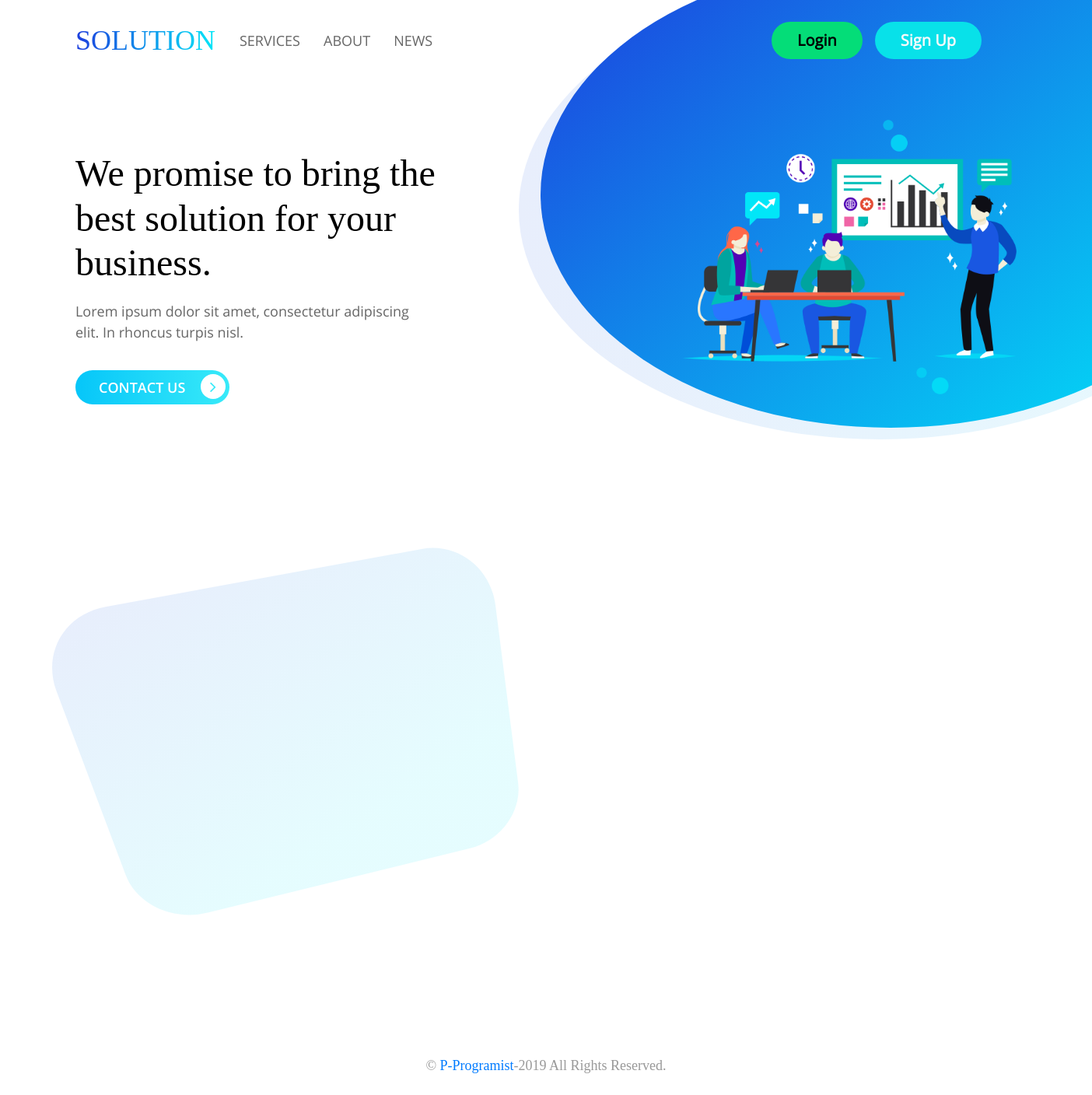
The app's page /, older data.
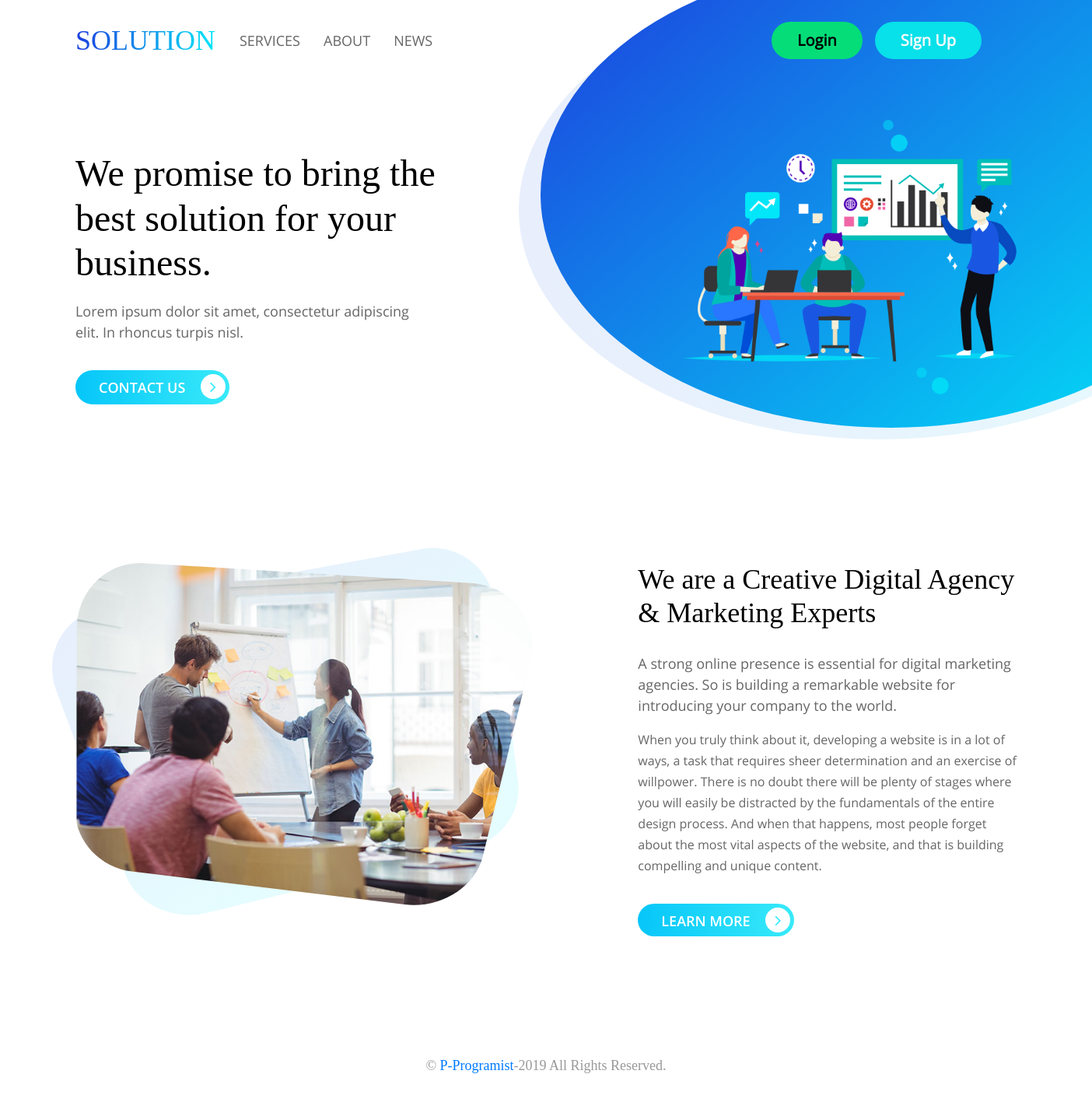
The same page, newer data.
### main/models.py (models this page shows, shortened)
class TextTextTextSingleHome(models.Model):
    header = models.TextField()
    definition1 = models.TextField()
    definition2 = models.TextField()

### main/views.py (the view, shortened to what this page needs)
# urls.py: path("", HomeView.as_view(), name="home_view"),
class HomeView(View):
    def get(self, request):
        login_form = CustomLoginForm()
        register_form = CustomUserCreationForm()
        data1 = ImgSingleHome.objects.all()
        data2 = TextTextTextSingleHome.objects.all()
        return render(request, template_name="main/home.html",
        context={"data1": data1, "data2": data2,  "login_form": login_form,
                "register_form": register_form})

### main/templates/main/home.html (shortened to what this page needs)
{% extends 'wrapper.html' %}
{% load static %}
{% block content %}
<div class="container-fluid gtco-feature" id="services">
    <div class="container">
        <div class="row">
            <div class="col-md-7">
                <div class="cover">
                    <div class="card">
                        <svg width="100%" viewBox="0 0 700 500">
                            <clipPath id="clip-path">
                                <path
                                d="M89.479,0.180 L512.635,25.932 C568.395,29.326 603.115,76.927 590.357,129.078 L528.827,380.603 C518.688,422.048 472.661,448.814 427.190,443.300 L73.350,400.391 C32.374,395.422 -0.267,360.907 -0.002,322.064 L1.609,85.154 C1.938,36.786 40.481,-2.801 89.479,0.180 Z">
                            </path>
                        </clipPath>
                            {% for item in data1 %}
                            <image clip-path="url(#clip-path)" xlink:href="{% static item.img_path %}"
                                width="100%" height="465" class="svg__image"></image>
                            {% endfor %}
                        </svg>
                    </div>
                </div>
            </div>
            <div class="col-md-5">
                {% for item in data2 %}
                <h2> {{ item.header }}</h2>
                <p> {{ item.definition1 }} </p>
                <p>
                    <small>{{ item.definition2 }}
                    </small>
                </p>
                <a href="{% url 'about_view' %}">Learn More <i class="fa fa-angle-right" aria-hidden="true"></i></a>
                {% endfor %}
            </div>
        </div>
    </div>
</div>
{% endblock content %}

Row changes from the older to the newer data that the page shows:
added TextTextTextSingleHome: header "We are a Creative Digital Agency & Marketing Experts", definition1 "A strong online presence is essential for digital marketing agencies. So is building a remarkable website for introducing your company to the world.", definition2 "When you truly think about it, developing a website is in a lot of ways, a task that requires sheer determination and an exercise of willpower. There is no doubt there will be plenty of stages where you will easily be distracted by the fundamentals of the entire design process. And when that happens, most people forget about the most vital aspects of the website, and that is building compelling and unique content."
